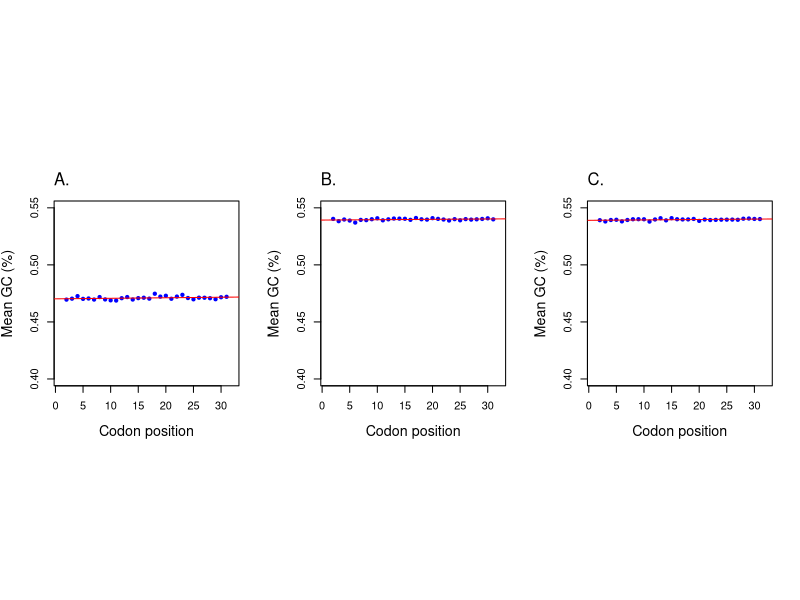

Reproduce this figure in R.
#Supplementary Figure 3

data1 <- read.csv("Hyperthermophiles.csv",header=T)
attach(data1)

data2 <- read.csv("Thermophiles.csv",header=T)
attach(data2)

data3 <- read.csv("Mesophiles.csv",header=T)
attach(data3)

# Hyperthermophiles

dims1 <- dim(data1)

m.gc1 <- c()
for (i in c(4:dims1[2])) {
    gc <- unlist(data1[i])
    m.gc1 <- c(m.gc1, mean(gc))
}

core.gc1 <- unlist(data1$Core_GC)
m.gc1 <- c(m.gc1, mean(core.gc1))  

x1 <- 1:length(m.gc1) 

# Thermophiles 

dims2 <- dim(data2)

m.gc2 <- c()
for (i in c(4:dims2[2])) {
    gc2 <- unlist(data2[i])
    m.gc2 <- c(m.gc2, mean(gc2))
}

core.gc2 <- unlist(data2$Core_GC)
m.gc2 <- c(m.gc2, mean(core.gc2))

x2 <- 1:length(m.gc2) 

# Mesoophiles

dims3 <- dim(data3)

m.gc3 <- c()
for (i in c(4:dims3[2])) {
    gc3 <- unlist(data3[i])
    m.gc3 <- c(m.gc3, mean(gc3))
}

core.gc3 <- unlist(data3$Core_GC)
m.gc3 <- c(m.gc3, mean(core.gc3))  

x3 <- 1:length(m.gc3) 

col_v.1 <- rep("blue", length(m.gc1) - 1)
col_v <- c(col_v.1, "red")

# Output PDF
pdf("SFig3_Core_GC.pdf", height=5, width=10)
par(mfrow=c(1,3))
par(pty="s")

# PLOT A - Hyperthermophiles
plot(x1, m.gc1, pch=20, col=col_v, xlab="Codon position", ylab="Mean GC (%)", ylim=c(0.4, 0.55),cex.lab=1.3)
lm_model1 <- lm(m.gc1 ~ x1)
abline(lm_model1, col="red")
mtext("A.",side=3,adj=0,line=1)

# PLOT B - Thermophiles
plot(x2, m.gc2, pch=20, col=col_v, xlab="Codon position", ylab="Mean GC (%)", ylim=c(0.4, 0.55),cex.lab=1.3)
lm_model2 <- lm(m.gc2 ~ x2)
abline(lm_model2, col="red")
mtext("B.",side=3,adj=0,line=1)

# PLOT C - Mesophiles
plot(x3, m.gc3, pch=20, col=col_v, xlab="Codon position", ylab="Mean GC (%)", ylim=c(0.4, 0.55),cex.lab=1.3)
lm_model3 <- lm(m.gc3 ~ x3)
abline(lm_model3, col="red")
mtext("C.",side=3,adj=0,line=1)

dev.off()












